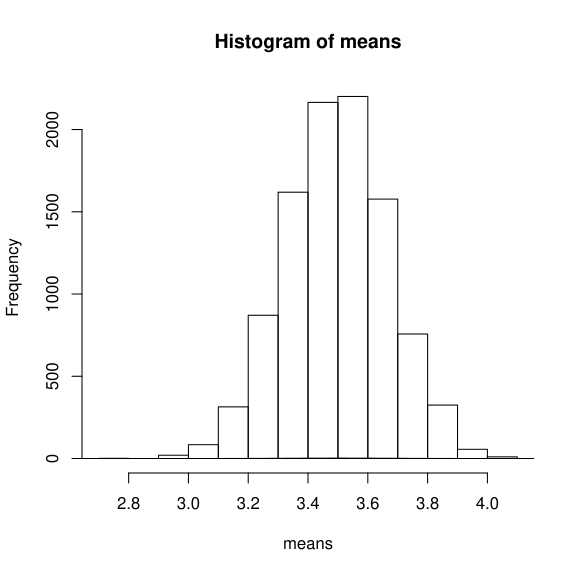

Write R code to recreate this figure.
hist(sample(1:6,10000,replace=TRUE))
means <- numeric(10000)
for (i in 1:10000)
{
	means[i] <- mean(sample(1:6,100,replace=TRUE))
}
hist(means)
